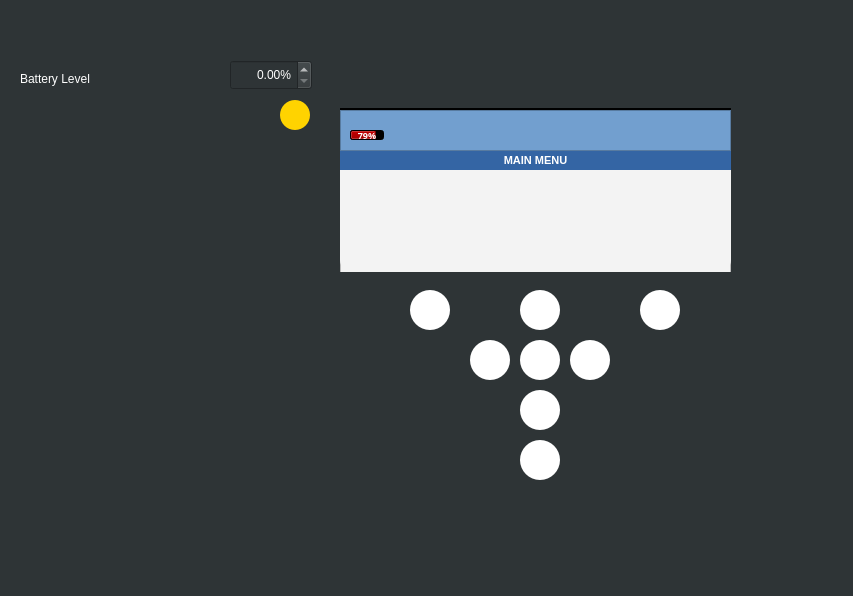
<?xml version="1.0" encoding="UTF-8"?>
<ui version="4.0">
 <class>MainWindow</class>
 <widget class="QMainWindow" name="MainWindow">
  <property name="geometry">
   <rect>
    <x>0</x>
    <y>0</y>
    <width>853</width>
    <height>596</height>
   </rect>
  </property>
  <property name="minimumSize">
   <size>
    <width>850</width>
    <height>508</height>
   </size>
  </property>
  <property name="maximumSize">
   <size>
    <width>16777215</width>
    <height>16777215</height>
   </size>
  </property>
  <property name="windowTitle">
   <string>HRV Simulator</string>
  </property>
  <property name="layoutDirection">
   <enum>Qt::LeftToRight</enum>
  </property>
  <property name="autoFillBackground">
   <bool>false</bool>
  </property>
  <property name="styleSheet">
   <string notr="true">/*(2)*/
color: rgb(255, 255, 255);
background-color: rgb(46, 52, 54);

/*
(4)
background-color: #616E7C;
color: 
*/</string>
  </property>
  <property name="documentMode">
   <bool>false</bool>
  </property>
  <widget class="QWidget" name="mainWindowCentralQWidget">
   <widget class="QGraphicsView" name="denasDeviceGraphic_2">
    <property name="geometry">
     <rect>
      <x>310</x>
      <y>20</y>
      <width>461</width>
      <height>488</height>
     </rect>
    </property>
    <property name="sizePolicy">
     <sizepolicy hsizetype="Fixed" vsizetype="Fixed">
      <horstretch>0</horstretch>
      <verstretch>0</verstretch>
     </sizepolicy>
    </property>
    <property name="minimumSize">
     <size>
      <width>186</width>
      <height>488</height>
     </size>
    </property>
    <property name="maximumSize">
     <size>
      <width>18500</width>
      <height>48700</height>
     </size>
    </property>
    <property name="autoFillBackground">
     <bool>false</bool>
    </property>
    <property name="styleSheet">
     <string notr="true">border-image: url(:/res/overlay/background.svg);
background-color: rgba(255, 255, 255, 0);</string>
    </property>
    <property name="alignment">
     <set>Qt::AlignLeading|Qt::AlignLeft|Qt::AlignTop</set>
    </property>
   </widget>
   <widget class="QPushButton" name="powerButton">
    <property name="geometry">
     <rect>
      <x>520</x>
      <y>440</y>
      <width>40</width>
      <height>40</height>
     </rect>
    </property>
    <property name="minimumSize">
     <size>
      <width>40</width>
      <height>40</height>
     </size>
    </property>
    <property name="maximumSize">
     <size>
      <width>40</width>
      <height>40</height>
     </size>
    </property>
    <property name="baseSize">
     <size>
      <width>40</width>
      <height>40</height>
     </size>
    </property>
    <property name="styleSheet">
     <string notr="true">QPushButton {
image: url(:/images/buttons/powerButton.svg);
background-color: #ffffff;
border-radius: 20px;
}

QPushButton:pressed {
	background-color: #ffd300;
}</string>
    </property>
    <property name="text">
     <string/>
    </property>
    <property name="iconSize">
     <size>
      <width>28</width>
      <height>28</height>
     </size>
    </property>
   </widget>
   <widget class="QFrame" name="statusBarQFrame">
    <property name="geometry">
     <rect>
      <x>340</x>
      <y>110</y>
      <width>391</width>
      <height>41</height>
     </rect>
    </property>
    <property name="styleSheet">
     <string notr="true">background-color: rgb(114, 159, 207);</string>
    </property>
    <property name="frameShape">
     <enum>QFrame::StyledPanel</enum>
    </property>
    <property name="frameShadow">
     <enum>QFrame::Raised</enum>
    </property>
    <widget class="QLabel" name="electrodeLabel">
     <property name="geometry">
      <rect>
       <x>350</x>
       <y>10</y>
       <width>21</width>
       <height>21</height>
      </rect>
     </property>
     <property name="styleSheet">
      <string notr="true"/>
     </property>
     <property name="text">
      <string/>
     </property>
     <property name="pixmap">
      <pixmap resource="HRVImages.qrc">:/images/icons/RedHeart.svg</pixmap>
     </property>
     <property name="scaledContents">
      <bool>true</bool>
     </property>
    </widget>
    <widget class="QProgressBar" name="batteryLevelBar">
     <property name="geometry">
      <rect>
       <x>10</x>
       <y>20</y>
       <width>34</width>
       <height>10</height>
      </rect>
     </property>
     <property name="font">
      <font>
       <family>Ubuntu Mono</family>
       <pointsize>7</pointsize>
       <weight>75</weight>
       <italic>false</italic>
       <bold>true</bold>
       <kerning>true</kerning>
      </font>
     </property>
     <property name="autoFillBackground">
      <bool>false</bool>
     </property>
     <property name="styleSheet">
      <string notr="true">selection-background-color: rgb(164, 0, 0);
background-color: rgb(0, 0, 0);</string>
     </property>
     <property name="minimum">
      <number>0</number>
     </property>
     <property name="value">
      <number>79</number>
     </property>
     <property name="alignment">
      <set>Qt::AlignLeading|Qt::AlignLeft|Qt::AlignVCenter</set>
     </property>
     <property name="textVisible">
      <bool>true</bool>
     </property>
     <property name="orientation">
      <enum>Qt::Horizontal</enum>
     </property>
     <property name="invertedAppearance">
      <bool>false</bool>
     </property>
     <property name="format">
      <string>%p%</string>
     </property>
    </widget>
   </widget>
   <widget class="QGraphicsView" name="powerOffView">
    <property name="geometry">
     <rect>
      <x>340</x>
      <y>108</y>
      <width>391</width>
      <height>161</height>
     </rect>
    </property>
    <property name="styleSheet">
     <string notr="true">background-color: rgb(0, 0, 0);</string>
    </property>
   </widget>
   <widget class="QWidget" name="programViewWidget" native="true">
    <property name="geometry">
     <rect>
      <x>340</x>
      <y>170</y>
      <width>391</width>
      <height>102</height>
     </rect>
    </property>
    <property name="styleSheet">
     <string notr="true">background-color: rgb(52, 101, 164);
color: rgb(255, 255, 255);</string>
    </property>
    <widget class="QLabel" name="powerLevelLabel">
     <property name="geometry">
      <rect>
       <x>0</x>
       <y>90</y>
       <width>83</width>
       <height>12</height>
      </rect>
     </property>
     <property name="font">
      <font>
       <pointsize>8</pointsize>
      </font>
     </property>
     <property name="styleSheet">
      <string notr="true">background-color: rgb(52, 101, 164);
color: rgb(255, 255, 255);</string>
     </property>
     <property name="text">
      <string/>
     </property>
     <property name="indent">
      <number>6</number>
     </property>
    </widget>
    <widget class="QLabel" name="frequencyLabel">
     <property name="enabled">
      <bool>true</bool>
     </property>
     <property name="geometry">
      <rect>
       <x>83</x>
       <y>90</y>
       <width>55</width>
       <height>12</height>
      </rect>
     </property>
     <property name="font">
      <font>
       <pointsize>8</pointsize>
      </font>
     </property>
     <property name="styleSheet">
      <string notr="true">background-color: rgb(52, 101, 164);
color: rgb(255, 255, 255);</string>
     </property>
     <property name="text">
      <string/>
     </property>
     <property name="scaledContents">
      <bool>false</bool>
     </property>
     <property name="alignment">
      <set>Qt::AlignRight|Qt::AlignTrailing|Qt::AlignVCenter</set>
     </property>
     <property name="indent">
      <number>6</number>
     </property>
    </widget>
    <widget class="QGraphicsView" name="treatmentView">
     <property name="geometry">
      <rect>
       <x>0</x>
       <y>0</y>
       <width>391</width>
       <height>111</height>
      </rect>
     </property>
     <property name="font">
      <font>
       <pointsize>10</pointsize>
      </font>
     </property>
     <property name="styleSheet">
      <string notr="true">background-color: rgb(243, 243, 243);</string>
     </property>
    </widget>
    <widget class="QListWidget" name="mainMenuListView">
     <property name="geometry">
      <rect>
       <x>0</x>
       <y>0</y>
       <width>391</width>
       <height>102</height>
      </rect>
     </property>
     <property name="styleSheet">
      <string notr="true">border-bottom-right-radius: 12px;
border-bottom-left-radius: 12px;
background-color: rgb(243, 243, 243);
color: rgb(0, 0, 0);
selection-background-color: rgb(122, 0, 0)</string>
     </property>
     <property name="verticalScrollBarPolicy">
      <enum>Qt::ScrollBarAlwaysOff</enum>
     </property>
     <property name="horizontalScrollBarPolicy">
      <enum>Qt::ScrollBarAlwaysOff</enum>
     </property>
     <property name="uniformItemSizes">
      <bool>false</bool>
     </property>
     <property name="wordWrap">
      <bool>true</bool>
     </property>
     <property name="selectionRectVisible">
      <bool>false</bool>
     </property>
     <property name="currentRow">
      <number>-1</number>
     </property>
    </widget>
    <zorder>frequencyLabel</zorder>
    <zorder>powerLevelLabel</zorder>
    <zorder>treatmentView</zorder>
    <zorder>mainMenuListView</zorder>
   </widget>
   <widget class="QLabel" name="menuLabel">
    <property name="geometry">
     <rect>
      <x>340</x>
      <y>150</y>
      <width>391</width>
      <height>20</height>
     </rect>
    </property>
    <property name="font">
     <font>
      <pointsize>8</pointsize>
      <weight>75</weight>
      <bold>true</bold>
     </font>
    </property>
    <property name="layoutDirection">
     <enum>Qt::LeftToRight</enum>
    </property>
    <property name="styleSheet">
     <string notr="true">background-color: rgb(52, 101, 164);
color: rgb(255, 255, 255);</string>
    </property>
    <property name="text">
     <string>MAIN MENU</string>
    </property>
    <property name="scaledContents">
     <bool>false</bool>
    </property>
    <property name="alignment">
     <set>Qt::AlignCenter</set>
    </property>
   </widget>
   <widget class="QPushButton" name="menuButton">
    <property name="geometry">
     <rect>
      <x>640</x>
      <y>290</y>
      <width>40</width>
      <height>40</height>
     </rect>
    </property>
    <property name="minimumSize">
     <size>
      <width>40</width>
      <height>40</height>
     </size>
    </property>
    <property name="maximumSize">
     <size>
      <width>40</width>
      <height>40</height>
     </size>
    </property>
    <property name="baseSize">
     <size>
      <width>40</width>
      <height>40</height>
     </size>
    </property>
    <property name="styleSheet">
     <string notr="true">QPushButton {
image: url(:/res/buttons/menuButton.svg);
background-color: #ffffff;
border-radius: 20px;
}

QPushButton:pressed {
	background-color: #ffd300;
}</string>
    </property>
    <property name="text">
     <string/>
    </property>
    <property name="iconSize">
     <size>
      <width>28</width>
      <height>28</height>
     </size>
    </property>
   </widget>
   <widget class="QPushButton" name="backButton">
    <property name="geometry">
     <rect>
      <x>410</x>
      <y>290</y>
      <width>40</width>
      <height>40</height>
     </rect>
    </property>
    <property name="minimumSize">
     <size>
      <width>40</width>
      <height>40</height>
     </size>
    </property>
    <property name="maximumSize">
     <size>
      <width>40</width>
      <height>40</height>
     </size>
    </property>
    <property name="baseSize">
     <size>
      <width>40</width>
      <height>40</height>
     </size>
    </property>
    <property name="styleSheet">
     <string notr="true">QPushButton {
image: url(:/images/buttons/backButton.svg);
background-color: #ffffff;
border-radius: 20px;
}

QPushButton:pressed {
	background-color: #ffd300;
}</string>
    </property>
    <property name="text">
     <string/>
    </property>
    <property name="iconSize">
     <size>
      <width>28</width>
      <height>28</height>
     </size>
    </property>
   </widget>
   <widget class="QPushButton" name="upButton">
    <property name="geometry">
     <rect>
      <x>520</x>
      <y>290</y>
      <width>40</width>
      <height>40</height>
     </rect>
    </property>
    <property name="minimumSize">
     <size>
      <width>40</width>
      <height>40</height>
     </size>
    </property>
    <property name="maximumSize">
     <size>
      <width>40</width>
      <height>40</height>
     </size>
    </property>
    <property name="baseSize">
     <size>
      <width>40</width>
      <height>40</height>
     </size>
    </property>
    <property name="styleSheet">
     <string notr="true">QPushButton {
image: url(:/images/buttons/upButton.svg);
background-color: #ffffff;
border-radius: 20px;
}

QPushButton:pressed {
	background-color: #ffd300;
}</string>
    </property>
    <property name="text">
     <string/>
    </property>
    <property name="iconSize">
     <size>
      <width>28</width>
      <height>28</height>
     </size>
    </property>
    <property name="autoRepeat">
     <bool>true</bool>
    </property>
    <property name="autoRepeatDelay">
     <number>600</number>
    </property>
    <property name="autoRepeatInterval">
     <number>200</number>
    </property>
   </widget>
   <widget class="QPushButton" name="okButton">
    <property name="enabled">
     <bool>true</bool>
    </property>
    <property name="geometry">
     <rect>
      <x>520</x>
      <y>340</y>
      <width>40</width>
      <height>40</height>
     </rect>
    </property>
    <property name="minimumSize">
     <size>
      <width>40</width>
      <height>40</height>
     </size>
    </property>
    <property name="maximumSize">
     <size>
      <width>40</width>
      <height>40</height>
     </size>
    </property>
    <property name="baseSize">
     <size>
      <width>40</width>
      <height>40</height>
     </size>
    </property>
    <property name="styleSheet">
     <string notr="true">QPushButton {
image: url(:/images/buttons/okButton.svg);
background-color: #ffffff;
border-radius: 20px;
}

QPushButton:pressed {
	background-color: #ffd300;
}</string>
    </property>
    <property name="text">
     <string/>
    </property>
    <property name="iconSize">
     <size>
      <width>28</width>
      <height>28</height>
     </size>
    </property>
   </widget>
   <widget class="QPushButton" name="rightButton">
    <property name="geometry">
     <rect>
      <x>570</x>
      <y>340</y>
      <width>40</width>
      <height>40</height>
     </rect>
    </property>
    <property name="minimumSize">
     <size>
      <width>40</width>
      <height>40</height>
     </size>
    </property>
    <property name="maximumSize">
     <size>
      <width>40</width>
      <height>40</height>
     </size>
    </property>
    <property name="baseSize">
     <size>
      <width>40</width>
      <height>40</height>
     </size>
    </property>
    <property name="styleSheet">
     <string notr="true">QPushButton {
image: url(:/images/buttons/rightButton.svg);
background-color: #ffffff;
border-radius: 20px;
}

QPushButton:pressed {
	background-color: #ffd300;
}</string>
    </property>
    <property name="text">
     <string/>
    </property>
    <property name="iconSize">
     <size>
      <width>28</width>
      <height>28</height>
     </size>
    </property>
    <property name="checkable">
     <bool>false</bool>
    </property>
    <property name="autoRepeat">
     <bool>true</bool>
    </property>
    <property name="autoRepeatDelay">
     <number>600</number>
    </property>
    <property name="autoRepeatInterval">
     <number>150</number>
    </property>
   </widget>
   <widget class="QPushButton" name="leftButton">
    <property name="geometry">
     <rect>
      <x>470</x>
      <y>340</y>
      <width>40</width>
      <height>40</height>
     </rect>
    </property>
    <property name="minimumSize">
     <size>
      <width>40</width>
      <height>40</height>
     </size>
    </property>
    <property name="maximumSize">
     <size>
      <width>40</width>
      <height>40</height>
     </size>
    </property>
    <property name="baseSize">
     <size>
      <width>40</width>
      <height>40</height>
     </size>
    </property>
    <property name="styleSheet">
     <string notr="true">QPushButton {
image:url(:/images/buttons/leftButton.svg);
background-color: #ffffff;
border-radius: 20px;
}

QPushButton:pressed {
	background-color: #ffd300;
}</string>
    </property>
    <property name="text">
     <string/>
    </property>
    <property name="iconSize">
     <size>
      <width>28</width>
      <height>28</height>
     </size>
    </property>
    <property name="autoRepeat">
     <bool>true</bool>
    </property>
    <property name="autoRepeatDelay">
     <number>600</number>
    </property>
    <property name="autoRepeatInterval">
     <number>150</number>
    </property>
   </widget>
   <widget class="QPushButton" name="downButton">
    <property name="geometry">
     <rect>
      <x>520</x>
      <y>390</y>
      <width>40</width>
      <height>40</height>
     </rect>
    </property>
    <property name="sizePolicy">
     <sizepolicy hsizetype="Minimum" vsizetype="Fixed">
      <horstretch>40</horstretch>
      <verstretch>40</verstretch>
     </sizepolicy>
    </property>
    <property name="minimumSize">
     <size>
      <width>40</width>
      <height>40</height>
     </size>
    </property>
    <property name="maximumSize">
     <size>
      <width>40</width>
      <height>40</height>
     </size>
    </property>
    <property name="baseSize">
     <size>
      <width>40</width>
      <height>40</height>
     </size>
    </property>
    <property name="styleSheet">
     <string notr="true">QPushButton {
image: url(:/images/buttons/downButton.svg);
background-color: #ffffff;
border-radius: 20px;
}

QPushButton:pressed {
	background-color: #ffd300;
}</string>
    </property>
    <property name="text">
     <string/>
    </property>
    <property name="iconSize">
     <size>
      <width>28</width>
      <height>28</height>
     </size>
    </property>
    <property name="autoRepeat">
     <bool>true</bool>
    </property>
    <property name="autoRepeatDelay">
     <number>600</number>
    </property>
    <property name="autoRepeatInterval">
     <number>200</number>
    </property>
   </widget>
   <widget class="QDoubleSpinBox" name="batteryLevelAdminSpinBox">
    <property name="geometry">
     <rect>
      <x>230</x>
      <y>60</y>
      <width>82</width>
      <height>30</height>
     </rect>
    </property>
    <property name="minimumSize">
     <size>
      <width>82</width>
      <height>30</height>
     </size>
    </property>
    <property name="maximumSize">
     <size>
      <width>82</width>
      <height>30</height>
     </size>
    </property>
    <property name="baseSize">
     <size>
      <width>0</width>
      <height>0</height>
     </size>
    </property>
    <property name="layoutDirection">
     <enum>Qt::LeftToRight</enum>
    </property>
    <property name="alignment">
     <set>Qt::AlignRight|Qt::AlignTrailing|Qt::AlignVCenter</set>
    </property>
    <property name="suffix">
     <string>%</string>
    </property>
    <property name="maximum">
     <double>100.000000000000000</double>
    </property>
    <property name="value">
     <double>0.000000000000000</double>
    </property>
   </widget>
   <widget class="QPushButton" name="chargeAdminButton">
    <property name="geometry">
     <rect>
      <x>280</x>
      <y>100</y>
      <width>30</width>
      <height>30</height>
     </rect>
    </property>
    <property name="minimumSize">
     <size>
      <width>30</width>
      <height>30</height>
     </size>
    </property>
    <property name="maximumSize">
     <size>
      <width>30</width>
      <height>30</height>
     </size>
    </property>
    <property name="styleSheet">
     <string notr="true">QPushButton {
image: url(:/images/buttons/chargeButton.svg);
background-color: #ffd300;
border-radius: 15px;
}

QPushButton:pressed {
	background-color: green;
}</string>
    </property>
    <property name="text">
     <string/>
    </property>
    <property name="iconSize">
     <size>
      <width>24</width>
      <height>24</height>
     </size>
    </property>
   </widget>
   <widget class="QLabel" name="batteryLevelAdminLabel">
    <property name="geometry">
     <rect>
      <x>20</x>
      <y>70</y>
      <width>200</width>
      <height>17</height>
     </rect>
    </property>
    <property name="sizePolicy">
     <sizepolicy hsizetype="Fixed" vsizetype="Fixed">
      <horstretch>0</horstretch>
      <verstretch>0</verstretch>
     </sizepolicy>
    </property>
    <property name="minimumSize">
     <size>
      <width>200</width>
      <height>0</height>
     </size>
    </property>
    <property name="maximumSize">
     <size>
      <width>200</width>
      <height>30</height>
     </size>
    </property>
    <property name="text">
     <string>Battery Level</string>
    </property>
   </widget>
   <zorder>batteryLevelAdminSpinBox</zorder>
   <zorder>chargeAdminButton</zorder>
   <zorder>batteryLevelAdminLabel</zorder>
   <zorder>denasDeviceGraphic_2</zorder>
   <zorder>powerButton</zorder>
   <zorder>powerOffView</zorder>
   <zorder>programViewWidget</zorder>
   <zorder>menuLabel</zorder>
   <zorder>menuButton</zorder>
   <zorder>backButton</zorder>
   <zorder>upButton</zorder>
   <zorder>okButton</zorder>
   <zorder>rightButton</zorder>
   <zorder>leftButton</zorder>
   <zorder>downButton</zorder>
   <zorder>statusBarQFrame</zorder>
  </widget>
 </widget>
 <layoutdefault spacing="6" margin="11"/>
 <resources>
  <include location="HRVImages.qrc"/>
 </resources>
 <connections/>
</ui>
